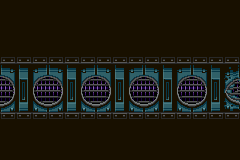

Tiled map render using the project's own tile images. Description and the map definition, with tile-layer contents summarised, below:
An orthogonal 15x10 tile map with 16x16 px tiles, 2 tile layers (midground, level layer) and 2 objects (2x Door).

<map version="1.0" orientation="orthogonal" width="15" height="10" tilewidth="16" tileheight="16">
 <tileset firstgid="1" name="main" tilewidth="16" tileheight="16">
  <image source="../tilesets/main.png" width="256" height="288" />
  <tile id="0">
   <properties>
    <property name="type" value="Block" />
   </properties>
  </tile>
  <tile id="8">
   <properties>
    <property name="type" value="Air" />
   </properties>
  </tile>
  <tile id="9">
   <properties>
    <property name="type" value="Air" />
   </properties>
  </tile>
  <tile id="24">
   <properties>
    <property name="type" value="Air" />
   </properties>
  </tile>
  <tile id="25">
   <properties>
    <property name="type" value="Air" />
   </properties>
  </tile>
  <tile id="40">
   <properties>
    <property name="type" value="Air" />
   </properties>
  </tile>
  <tile id="41">
   <properties>
    <property name="type" value="Air" />
   </properties>
  </tile>
  <tile id="63">
   <properties>
    <property name="type" value="Block" />
   </properties>
  </tile>
  <tile id="79">
   <properties>
    <property name="type" value="Block" />
   </properties>
  </tile>
  <tile id="121">
   <properties>
    <property name="type" value="Air" />
   </properties>
  </tile>
  <tile id="122">
   <properties>
    <property name="type" value="Air" />
   </properties>
  </tile>
  <tile id="123">
   <properties>
    <property name="type" value="Air" />
   </properties>
  </tile>
  <tile id="137">
   <properties>
    <property name="type" value="Air" />
   </properties>
  </tile>
  <tile id="138">
   <properties>
    <property name="type" value="Air" />
   </properties>
  </tile>
  <tile id="139">
   <properties>
    <property name="type" value="Air" />
   </properties>
  </tile>
  <tile id="150">
   <properties>
    <property name="type" value="Block" />
   </properties>
  </tile>
  <tile id="153">
   <properties>
    <property name="type" value="Air" />
   </properties>
  </tile>
  <tile id="154">
   <properties>
    <property name="type" value="Air" />
   </properties>
  </tile>
  <tile id="155">
   <properties>
    <property name="type" value="Air" />
   </properties>
  </tile>
 </tileset>
 <layer name="midground" width="15" height="10">
  <data>[150 cells, 45 non-empty, 3 distinct tile ids]</data>
 </layer>
 <objectgroup name="sprite layer" />
 <layer name="level layer" width="15" height="10">
  <data>[150 cells, 150 non-empty, 15 distinct tile ids]</data>
 </layer>
 <objectgroup name="Interaction" visible="0">
  <object name="door1" type="Door" x="224" y="64" width="16" height="48">
   <properties>
    <property name="LinkedDoor" value="door0" />
    <property name="linkedLevel" value="maintenance.tmx" />
   </properties>
  </object>
  <object name="door0" type="Door" x="0" y="64" width="16" height="48">
   <properties>
    <property name="linkedDoor" value="door3" />
    <property name="linkedLevel" value="Main_Deck.tmx" />
   </properties>
  </object>
 </objectgroup>
</map>
